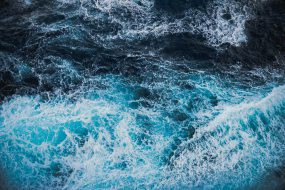
#> input picture Assests/water.jpeg, 285 x 190 px
$ python scaling.py
#> lines starting #> are read from the running program, lines starting #| are printed output that depends on the picture
import cv2
import numpy as np

FILE_NAME = 'Assests/water.jpeg'
try:
    image = cv2.imread(FILE_NAME)
#> image is the input picture: shape (190, 285, 3); mean B, G, R 134.3, 113.8, 72.6
    (height, width) = image.shape[:2]
#> height = 190; width = 285
    resized = cv2.resize(image, (int(width/2), int(height/2)), interpolation=cv2.INTER_CUBIC)
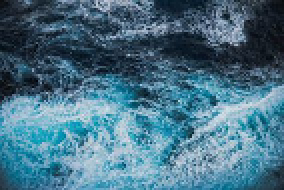
#> resized: shape (95, 142, 3) (shown 2 times larger); mean B, G, R 134.2, 113.8, 72.5
    cv2.imwrite('../Assests/scaled_image.jpg', resized)

except IOError:
    print("Error while reading files!")

$ run again, with Assests/horse.jpeg copied over Assests/water.jpeg
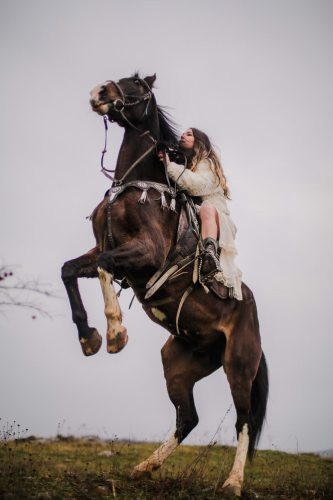
#> input picture Assests/horse.jpeg, 333 x 500 px
#> image is the input picture: shape (500, 333, 3); mean B, G, R 146, 146.7, 154.6
#> `resized = cv2.resize(image, (int(width/2), int(height/2)), interpolati..`:
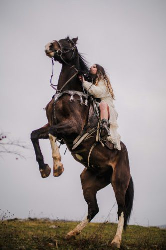
#> resized: shape (250, 166, 3); mean B, G, R 146, 146.8, 154.6

$ run again, with Assests/road.jpg copied over Assests/water.jpeg
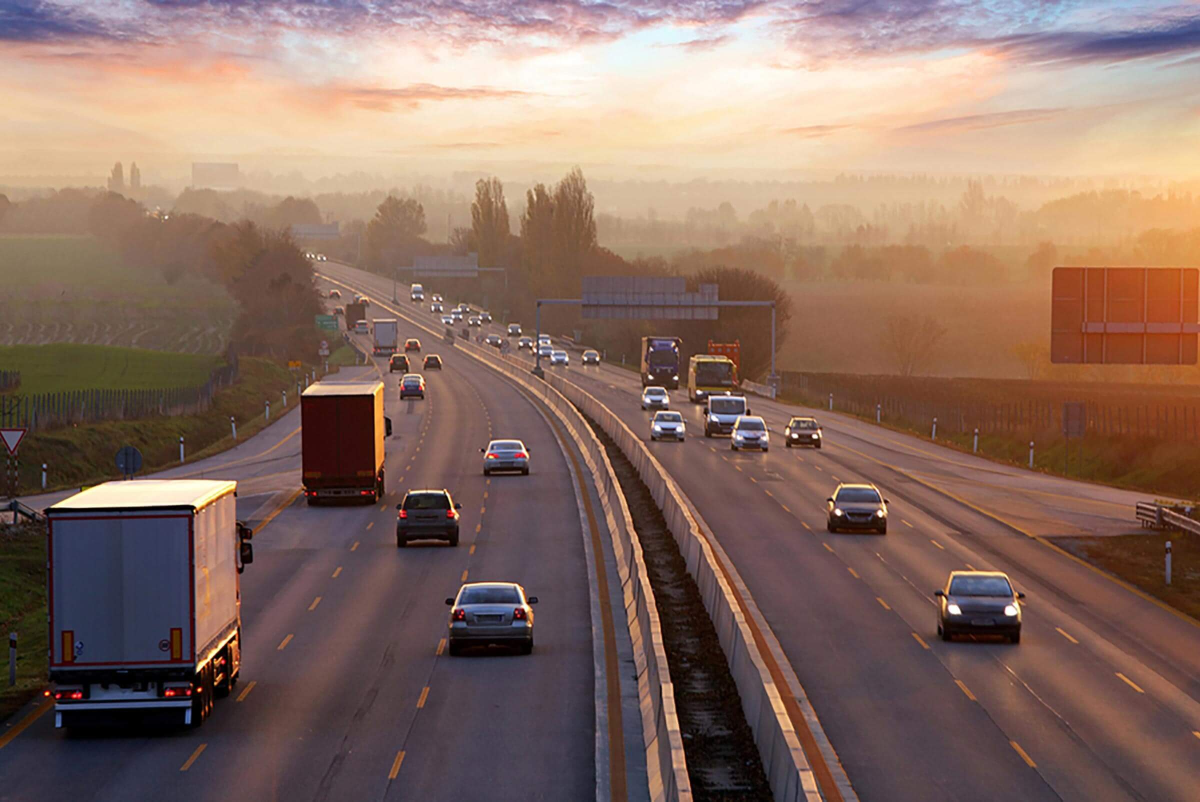
#> input picture Assests/road.jpg, 2400 x 1603 px (shown at 1/2 size)
#> image is the input picture: shape (1603, 2400, 3); mean B, G, R 98.4, 109.4, 136.3
#> `resized = cv2.resize(image, (int(width/2), int(height/2)), interpolati..`:
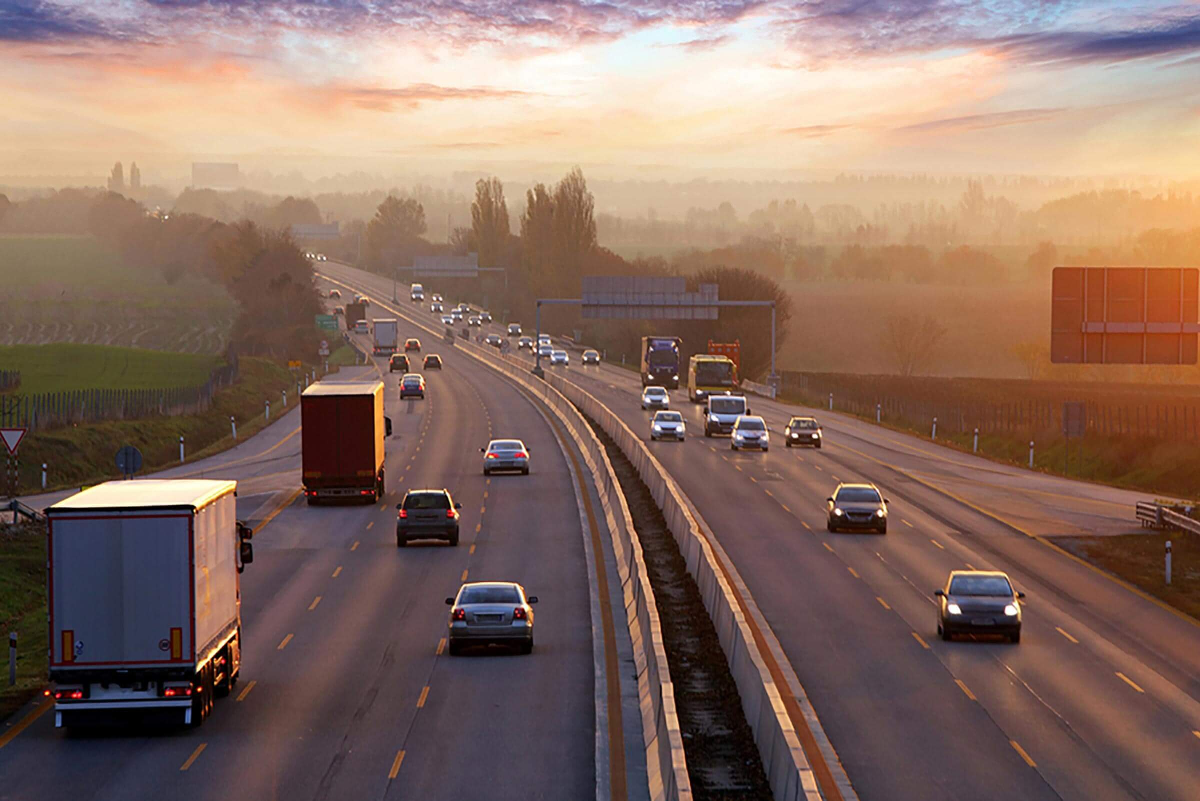
#> resized: shape (801, 1200, 3); mean B, G, R 98.4, 109.4, 136.3
